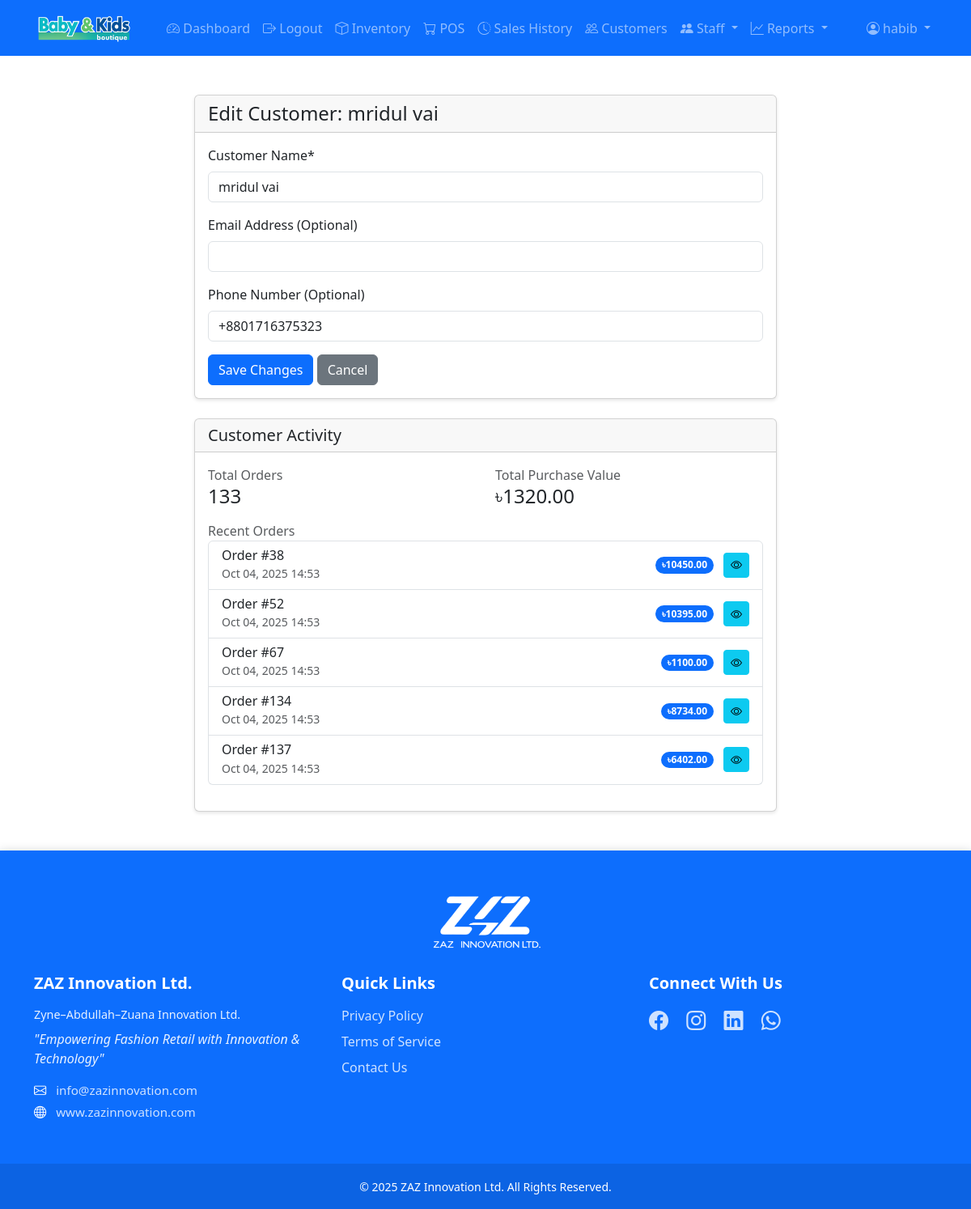
The page /accounts/customers/23/edit/ (signed in) on the database its author committed.
### accounts/models.py (models this page shows, shortened)
class Customer(models.Model):
    name = models.CharField(max_length=100)
    email = models.EmailField(blank=True, null=True)
    phone_number = models.CharField(max_length=14, blank=True, null=True,
                                  help_text="")
    total_purchase_value = models.DecimalField(
        max_digits=12,
        decimal_places=2,
        default=0,
        validators=[MinValueValidator(0)]
    )
    created_at = models.DateTimeField(auto_now_add=True)
    updated_at = models.DateTimeField(auto_now=True)

### sales/models.py (models this page shows, shortened)
class Order(models.Model):
    ORDER_STATUS_CHOICES = [
        ('pending', 'Pending'),
        ('completed', 'Completed'),
        ('cancelled', 'Cancelled'),
    ]
    customer = models.ForeignKey('accounts.Customer', null=True, on_delete=models.PROTECT)
    salesperson = models.ForeignKey(User, on_delete=models.PROTECT)
    shop_assistant = models.ForeignKey(
        'accounts.ShopAssistant',
        null=True,
        blank=True,
        on_delete=models.SET_NULL,
        help_text="Shop assistant who helped with this sale"
    )
    order_date = models.DateTimeField(auto_now_add=True)
    subtotal = models.DecimalField(max_digits=10, decimal_places=2, validators=[MinValueValidator(0)], default=0)
    tax = models.DecimalField(max_digits=10, decimal_places=2, validators=[MinValueValidator(0)], default=0)
    total = models.DecimalField(max_digits=10, decimal_places=2, validators=[MinValueValidator(0)], default=0)
    status = models.CharField(max_length=20, choices=ORDER_STATUS_CHOICES, default='pending')

### accounts/views.py (the view, shortened to what this page needs)
# urls.py: path('customers/<int:pk>/edit/', views.CustomerUpdateView.as_view(), name='customer-edit'),
class CustomerUpdateView(LoginRequiredMixin, UpdateView):
    model = Customer
    template_name = 'accounts/customer_form.html'
    form_class = CustomerForm
    def get_context_data(self, **kwargs):
        context = super().get_context_data(**kwargs)
        if self.object:  # If this is an existing customer
            context['order_count'] = self.object.order_set.count()
            context['total_purchase_value'] = self.object.total_purchase_value
            context['recent_orders'] = self.object.order_set.all()[:5]
        return context

### accounts/forms.py (shortened to what this page needs)
class CustomerForm(forms.ModelForm):
    class Meta:
        model = Customer
        fields = ['name', 'email', 'phone_number']
        labels = {
            'name': 'Customer Name',
            'email': 'Email Address (Optional)',
            'phone_number': 'Phone Number (Optional)'
        }
        widgets = {
            'phone_number': forms.TextInput(attrs={
                'maxlength': '14',
                'type': 'text',
                'placeholder': '01xxxxxxxxx or +8801xxxxxxxxxx'
            })
        }

### templates/accounts/customer_form.html (shortened to what this page needs)
{% extends 'base.html' %}
{% load crispy_forms_tags %}
{% block content %}
<div class="container mt-4">
    <div class="row justify-content-center">
        <div class="col-md-8">
            <div class="card">
                <div class="card-header">
                    <h4 class="mb-0">
                        {% if form.instance.pk %}
                            Edit Customer: {{ form.instance.name }}
                        {% else %}
                            Add New Customer
                        {% endif %}
                    </h4>
                </div>
                <div class="card-body">
                    <form method="post" novalidate>
                        {{ form|crispy }}
                        <div class="mt-3">
                            <button type="submit" class="btn btn-primary">
                                {% if form.instance.pk %}Save Changes{% else %}Add Customer{% endif %}
                            </button>
                            <a href="{% url 'accounts:customer-list' %}" class="btn btn-secondary">Cancel</a>
                        </div>
                    </form>
                </div>
            </div>
        </div>
    </div>
    {% if form.instance.pk %}
    <div class="row justify-content-center mt-4">
        <div class="col-md-8">
            <div class="card">
                <div class="card-header">
                    <h5 class="mb-0">Customer Activity</h5>
                </div>
                <div class="card-body">
                    <div class="row">
                        <div class="col-md-6">
                            <div class="mb-3">
                                <label class="text-muted">Total Orders</label>
                                <h4>{{ order_count }}</h4>
                            </div>
                        </div>
                        <div class="col-md-6">
                            <div class="mb-3">
                                <label class="text-muted">Total Purchase Value</label>
                                <h4>৳{{ total_purchase_value|floatformat:2 }}</h4>
                            </div>
                        </div>
                    </div>
                    <div class="mb-3">
                        <label class="text-muted">Recent Orders</label>
                        <div class="list-group">
                            {% if recent_orders %}
                                {% for order in recent_orders %}
                                <div class="list-group-item d-flex justify-content-between align-items-center">
                                    <div>
                                        <h6 class="mb-0">Order #{{ order.id }}</h6>
                                        <small class="text-muted">{{ order.order_date|date:"M d, Y H:i" }}</small>
                                    </div>
                                    <div>
                                        <span class="badge bg-primary rounded-pill">৳{{ order.total|floatformat:2 }}</span>
                                        <a href="{% url 'sales:order-detail' order.pk %}" class="btn btn-sm btn-info ms-2">
                                            <i class="bi bi-eye"></i>
                                        </a>
                                    </div>
                                </div>
                                {% endfor %}
                            {% else %}
                                <div class="list-group-item text-center text-muted">
                                    No orders yet
                                </div>
                            {% endif %}
                        </div>
                    </div>
                </div>
            </div>
        </div>
    </div>
    {% endif %}
</div>
{% endblock %}

### templates/base.html (shortened to what this page needs)
<!DOCTYPE html>
<html lang="en">
<head>
    <link href="https://cdn.jsdelivr.net/npm/bootstrap@5.3.0/dist/css/bootstrap.min.css" rel="stylesheet">
    <link href="https://cdn.jsdelivr.net/npm/bootstrap-icons@1.7.2/font/bootstrap-icons.css" rel="stylesheet">
    {% load static %}
    <link rel="stylesheet" href="{% static 'css/main.css' %}?v=1.1">
</head>
<body>
    <nav class="navbar navbar-expand-lg navbar-dark bg-primary">
        <div class="container">
            <a class="navbar-brand" href="{% url 'dashboard:dashboard' %}">
                <img src="{% static 'images/logo.png' %}" alt="Kids Store" height="40">
            </a>
            <div class="collapse navbar-collapse" id="navbarNav">
                {% if user.is_authenticated %}
                <ul class="navbar-nav me-auto">
                    <li class="nav-item">
                        <a class="nav-link" href="{% url 'dashboard:dashboard' %}">
                            <i class="bi bi-speedometer2"></i> Dashboard
                        </a>
                    </li>
                    <li class="nav-item">
                        <form method="post" action="{% url 'logout' %}" class="d-inline">
                            <button type="submit" class="nav-link border-0 bg-transparent">
                                <i class="bi bi-box-arrow-right"></i> Logout
                            </button>
                        </form>
                    </li>
                    <li class="nav-item">
                        <a class="nav-link" href="{% url 'inventory:product-list' %}">
                            <i class="bi bi-box"></i> Inventory
                        </a>
                    </li>
                    <li class="nav-item">
                        <a class="nav-link" href="{% url 'sales:pos' %}">
                            <i class="bi bi-cart"></i> POS
                        </a>
                    </li>
                    <li class="nav-item">
                        <a class="nav-link" href="{% url 'sales:sale-list' %}">
                            <i class="bi bi-clock-history"></i> Sales History
                        </a>
                    </li>
                    <li class="nav-item">
                        <a class="nav-link" href="{% url 'accounts:customer-list' %}">
                            <i class="bi bi-people"></i> Customers
                        </a>
                    </li>
                    {% if user.is_staff %}
                    <li class="nav-item dropdown">
                        <a class="nav-link dropdown-toggle" href="#" role="button" data-bs-toggle="dropdown">
                            <i class="bi bi-people-fill"></i> Staff
                        </a>
                    </li>
                    {% endif %}
                    {% if user.is_staff %}
                    <li class="nav-item dropdown">
                        <a class="nav-link dropdown-toggle" href="#" role="button" data-bs-toggle="dropdown">
                            <i class="bi bi-graph-up"></i> Reports
                        </a>
                    </li>
                    {% endif %}
                </ul>
                <ul class="navbar-nav">
                    <li class="nav-item dropdown">
                        <a class="nav-link dropdown-toggle" href="#" role="button" data-bs-toggle="dropdown">
                            <i class="bi bi-person-circle"></i> {{ user.username }}
                        </a>
                    </li>
                </ul>
                {% endif %}
            </div>
        </div>
    </nav>
    <div class="container mt-4">
        {% block content %}{% endblock %}
    </div>
    <footer class="footer bg-primary text-white mt-5">
        <div class="container py-5">
            <div class="footer-logo text-center mb-4">
                <img src="{% static 'images/logo-zaz.png' %}" alt="ZAZ Innovation Ltd." class="footer-brand-logo">
            </div>
            <div class="row">
                <div class="col-lg-4 mb-4 mb-lg-0">
                    <h5 class="mb-3">ZAZ Innovation Ltd.</h5>
                    <p class="company-full-name mb-2">Zyne–Abdullah–Zuana Innovation Ltd.</p>
                    <p class="tagline mb-3">"Empowering Fashion Retail with Innovation & Technology"</p>
                    <div class="contact-info">
                        <p class="mb-1"><i class="bi bi-envelope"></i> <a href="mailto:info@zazinnovation.com">info@zazinnovation.com</a></p>
                        <p class="mb-1"><i class="bi bi-globe"></i> <a href="https://www.zazinnovation.com" target="_blank">www.zazinnovation.com</a></p>
                    </div>
                </div>
                <div class="col-lg-4 mb-4 mb-lg-0">
                    <h5 class="mb-3">Quick Links</h5>
                    <ul class="list-unstyled">
                        <li class="mb-2"><a href="#">Privacy Policy</a></li>
                        <li class="mb-2"><a href="#">Terms of Service</a></li>
                        <li class="mb-2"><a href="#">Contact Us</a></li>
                    </ul>
                </div>
                <div class="col-lg-4">
                    <h5 class="mb-3">Connect With Us</h5>
                    <div class="social-icons">
                        <a href="#" class="me-3" title="Facebook"><i class="bi bi-facebook"></i></a>
                        <a href="#" class="me-3" title="Instagram"><i class="bi bi-instagram"></i></a>
                        <a href="#" class="me-3" title="LinkedIn"><i class="bi bi-linkedin"></i></a>
                        <a href="#" class="me-3" title="WhatsApp"><i class="bi bi-whatsapp"></i></a>
                    </div>
                </div>
            </div>
        </div>
        <div class="copyright-bar py-3">
            <div class="container text-center">
                <small>© 2025 ZAZ Innovation Ltd. All Rights Reserved.</small>
            </div>
        </div>
    </footer>
</body>
</html>

### static/css/main.css (style rules this page uses)
.card { transition: transform 0.2s; box-shadow: 0 2px 4px rgba(0,0,0,0.1); }
.navbar .nav-link { padding: 0.5rem 1rem; transition: color 0.2s; }
.footer { margin-top: auto; box-shadow: 0 -2px 10px rgba(0,0,0,0.1); }
.footer-logo { margin-bottom: 2rem; }
.footer-brand-logo { height: 80px; width: auto; filter: brightness(0) invert(1); transition: transform 0.3s ease; }
.footer h5 { font-weight: 600; margin-bottom: 1.5rem; }
.footer a { color: rgba(255,255,255,0.8); text-decoration: none; transition: color 0.2s ease; }
.footer .company-full-name { font-size: 0.9rem; color: rgba(255,255,255,0.9); }
.footer .tagline { font-style: italic; color: rgba(255,255,255,0.9); }
.footer .contact-info { font-size: 0.95rem; }
.footer .contact-info i { margin-right: 0.5rem; }
.footer .social-icons { font-size: 1.5rem; }
.footer .social-icons a { transition: transform 0.2s ease; display: inline-block; }
.footer .copyright-bar { background-color: rgba(0,0,0,0.1); }
body { min-height: 100vh; display: flex; flex-direction: column; }
.navbar-brand { padding: 0.25rem 0; margin-right: 2rem; }
.navbar-brand { padding: 0.25rem 0; }
.navbar-brand img { height: 45px; width: auto; object-fit: contain; display: block; }

### rows shown on the page
Customer: instance.name "mridul vai", name "mridul vai", phone_number "+8801716375323", total_purchase_value "1320.00"
Order: id "38", order_date "Oct 04, 2025 14:53", total "10450.00"
Order: id "52", order_date "Oct 04, 2025 14:53", total "10395.00"
Order: id "67", order_date "Oct 04, 2025 14:53", total "1100.00"
Order: id "134", order_date "Oct 04, 2025 14:53", total "8734.00"
Order: id "137", order_date "Oct 04, 2025 14:53", total "6402.00"

### other values the page prints
{{ user.username }} "habib"
{{ order_count }} "133"
